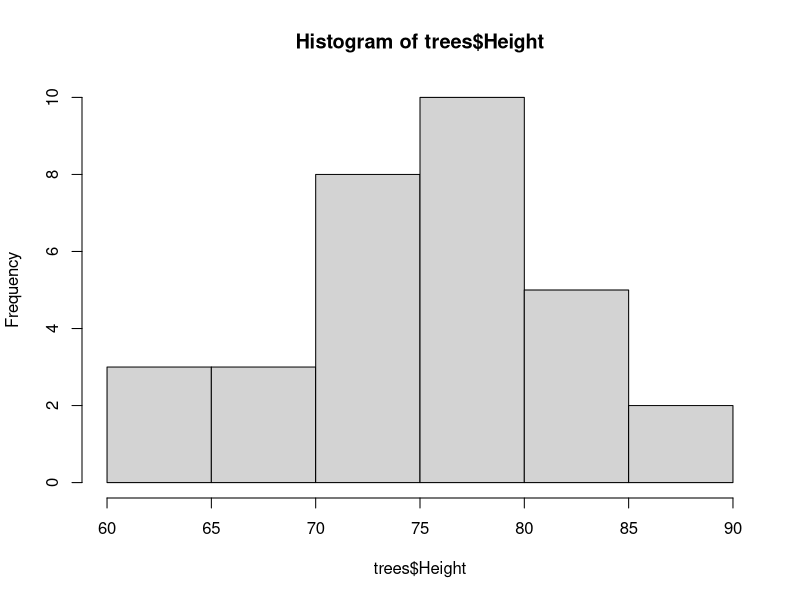
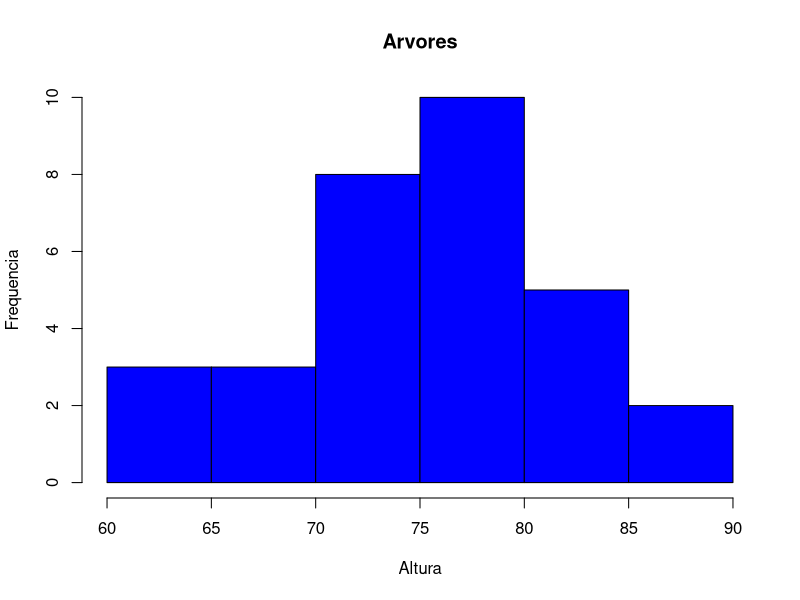
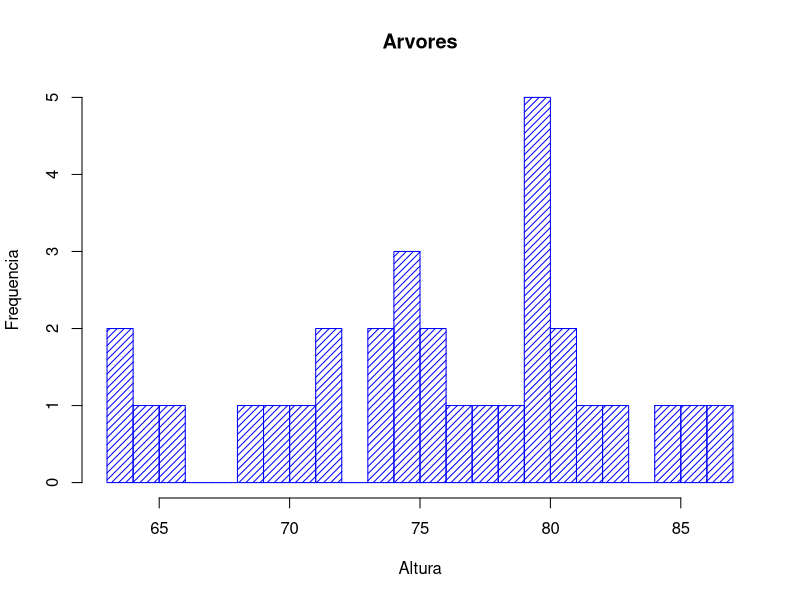
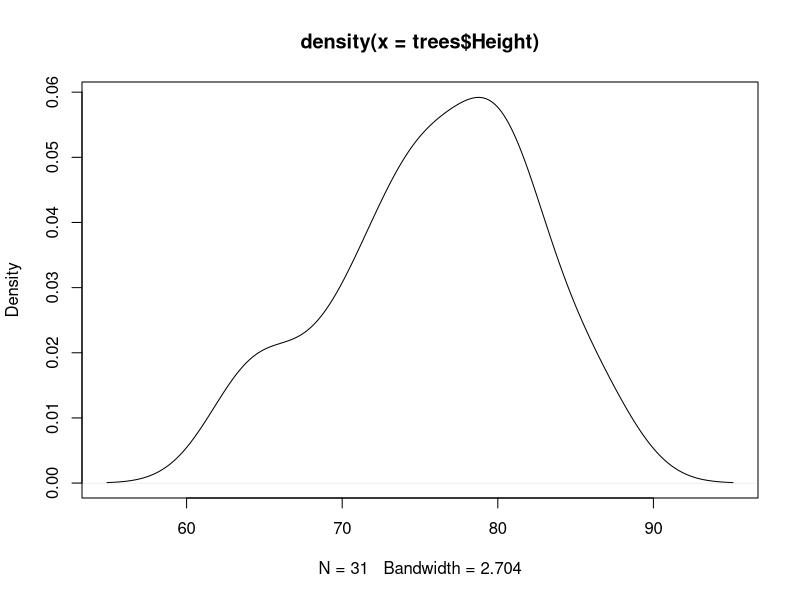
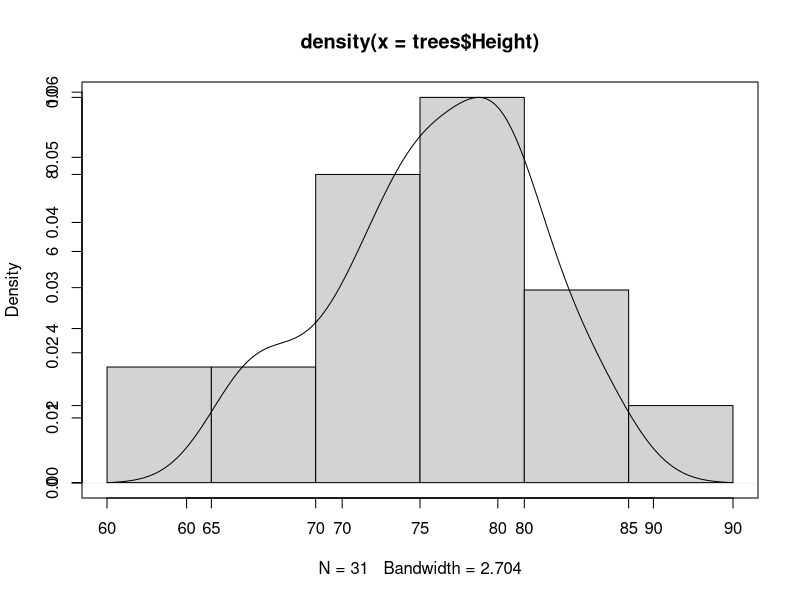
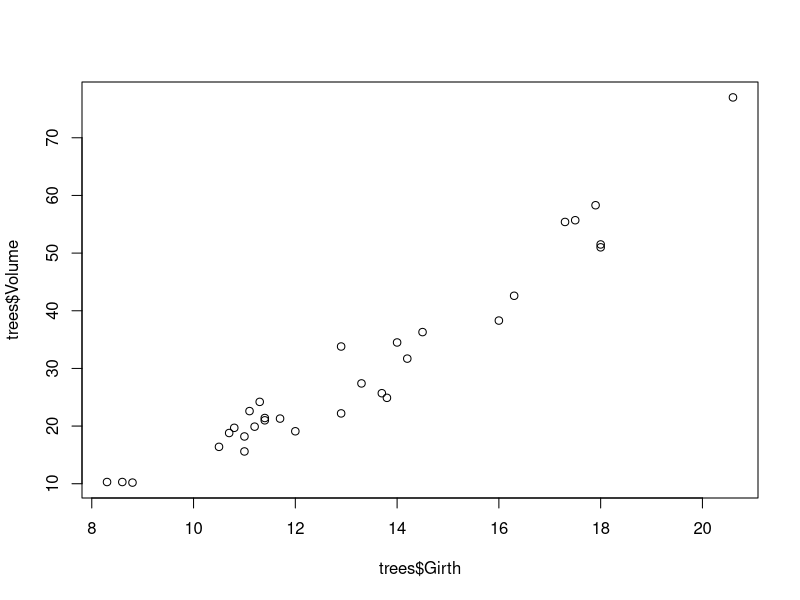
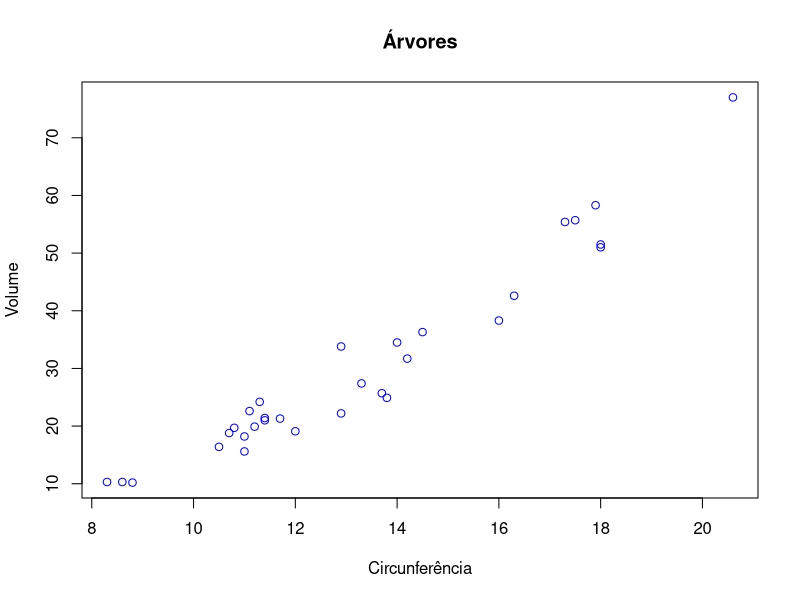
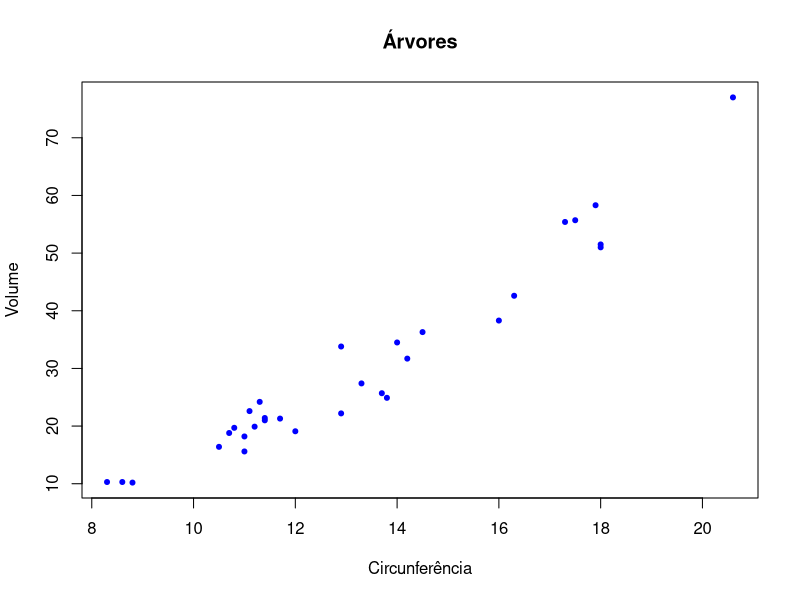

The R source for these figures, in order:
## ---- chunk 1
trees
hist(trees$Height)
hist(trees$Height, main = "Arvores", ylab = "Frequencia", xlab = "Altura", col = "blue") #apenas alterações estéticas
hist(trees$Height, main = "Arvores", ylab = "Frequencia", xlab = "Altura", col = "blue", 
     density = 20, breaks = 20) #trago uma informação mais detalhada com breaks (quebrar)
## ---- chunk 2
densidade = density(trees$Height)
plot(densidade)
## ---- chunk 3
hist(trees$Height, main = NULL, xlab = NULL, ylab = NULL)
par(new=TRUE) #informa ao R que o próximo gráfico será uma sobreposição
plot(densidade)
## ---- chunk 4
plot(trees$Girth, trees$Volume) #vemos que quanto maior o volume, maior a circunferência
plot(trees$Girth, trees$Volume, main = "Árvores", xlab = "Circunferência", ylab = "Volume", col = "blue")
plot(trees$Girth, trees$Volume, main = "Árvores", xlab = "Circunferência", ylab = "Volume", col = "blue", pch = 20)
#o pch muda o elemento gráfico
## ---- chunk 5
plot(trees$Girth, trees$Volume, main = "Árvores", xlab = "Circunferência", ylab = "Volume", col = "blue", pch = 20,
     type = "l") #l = linha
## ---- chunk 6
plot(jitter(trees$Girth), trees$Volume, main = "Árvores", xlab = "Circunferência", ylab = "Volume", col = "blue")
## ---- chunk 7
plot(CO2$conc, CO2$uptake, pch = 20, col = CO2$Treatment)
#a função legend permite colocar legendas em qualquer tipo de gráfico
legend("bottomright", legend = c("nonchilled", "chilled"), cex = 1, fill = c("black", "red")) #"bottomright" indica onde a legenda vai ficar
## ---- chunk 8
plot(trees)
## ---- chunk 9
split.screen(figs = c(2,2)) #2,2 -> 4 telas
screen(1)
plot(trees$Girth, trees$Volume)
screen(2)
plot(trees$Girth, trees$Height)
screen(3)
plot(trees$Height, trees$Volume)
screen(4)
hist(trees$Volume)
close.screen(all=TRUE)
